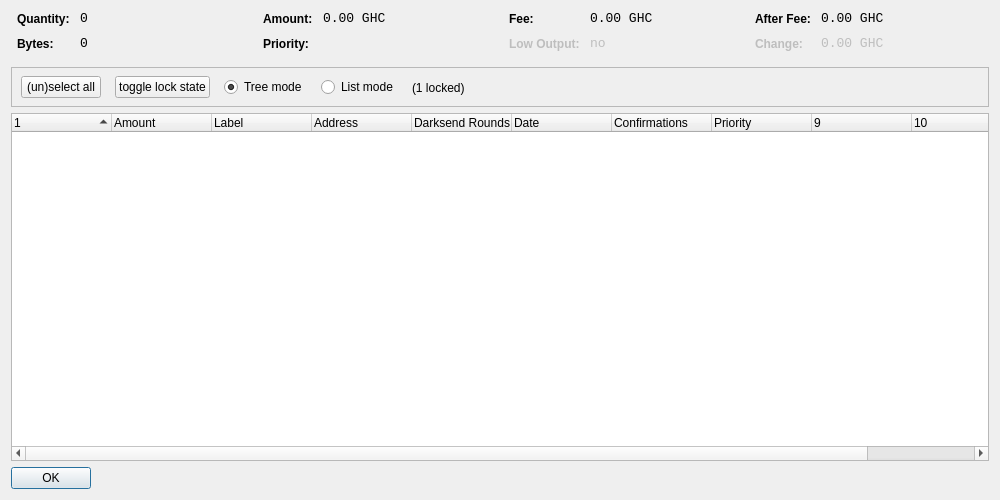
<?xml version="1.0" encoding="UTF-8"?>
<ui version="4.0">
 <class>CoinControlDialog</class>
 <widget class="QDialog" name="CoinControlDialog">
  <property name="geometry">
   <rect>
    <x>0</x>
    <y>0</y>
    <width>1000</width>
    <height>500</height>
   </rect>
  </property>
  <property name="windowTitle">
   <string>Coin Control</string>
  </property>
  <layout class="QVBoxLayout" name="verticalLayout">
   <item>
    <layout class="QHBoxLayout" name="horizontalLayoutTop" stretch="0,0,0,0">
     <property name="topMargin">
      <number>0</number>
     </property>
     <property name="bottomMargin">
      <number>10</number>
     </property>
     <item>
      <layout class="QFormLayout" name="formLayoutCoinControl1">
       <property name="horizontalSpacing">
        <number>10</number>
       </property>
       <property name="verticalSpacing">
        <number>10</number>
       </property>
       <property name="leftMargin">
        <number>6</number>
       </property>
       <property name="rightMargin">
        <number>6</number>
       </property>
       <item row="0" column="0">
        <widget class="QLabel" name="labelCoinControlQuantityText">
         <property name="styleSheet">
          <string notr="true">font-weight:bold;</string>
         </property>
         <property name="text">
          <string>Quantity:</string>
         </property>
        </widget>
       </item>
       <item row="0" column="1">
        <widget class="QLabel" name="labelCoinControlQuantity">
         <property name="font">
          <font>
           <family>Monospace</family>
           <pointsize>10</pointsize>
          </font>
         </property>
         <property name="cursor">
          <cursorShape>IBeamCursor</cursorShape>
         </property>
         <property name="contextMenuPolicy">
          <enum>Qt::ActionsContextMenu</enum>
         </property>
         <property name="text">
          <string notr="true">0</string>
         </property>
         <property name="textInteractionFlags">
          <set>Qt::LinksAccessibleByMouse|Qt::TextSelectableByKeyboard|Qt::TextSelectableByMouse</set>
         </property>
        </widget>
       </item>
       <item row="1" column="0">
        <widget class="QLabel" name="labelCoinControlBytesText">
         <property name="styleSheet">
          <string notr="true">font-weight:bold;</string>
         </property>
         <property name="text">
          <string>Bytes:</string>
         </property>
        </widget>
       </item>
       <item row="1" column="1">
        <widget class="QLabel" name="labelCoinControlBytes">
         <property name="font">
          <font>
           <family>Monospace</family>
           <pointsize>10</pointsize>
          </font>
         </property>
         <property name="cursor">
          <cursorShape>IBeamCursor</cursorShape>
         </property>
         <property name="contextMenuPolicy">
          <enum>Qt::ActionsContextMenu</enum>
         </property>
         <property name="text">
          <string notr="true">0</string>
         </property>
         <property name="textInteractionFlags">
          <set>Qt::LinksAccessibleByMouse|Qt::TextSelectableByKeyboard|Qt::TextSelectableByMouse</set>
         </property>
        </widget>
       </item>
      </layout>
     </item>
     <item>
      <layout class="QFormLayout" name="formLayoutCoinControl2">
       <property name="horizontalSpacing">
        <number>10</number>
       </property>
       <property name="verticalSpacing">
        <number>10</number>
       </property>
       <property name="leftMargin">
        <number>6</number>
       </property>
       <property name="rightMargin">
        <number>6</number>
       </property>
       <item row="0" column="0">
        <widget class="QLabel" name="labelCoinControlAmountText">
         <property name="styleSheet">
          <string notr="true">font-weight:bold;</string>
         </property>
         <property name="text">
          <string>Amount:</string>
         </property>
        </widget>
       </item>
       <item row="0" column="1">
        <widget class="QLabel" name="labelCoinControlAmount">
         <property name="font">
          <font>
           <family>Monospace</family>
           <pointsize>10</pointsize>
          </font>
         </property>
         <property name="cursor">
          <cursorShape>IBeamCursor</cursorShape>
         </property>
         <property name="contextMenuPolicy">
          <enum>Qt::ActionsContextMenu</enum>
         </property>
         <property name="text">
          <string notr="true">0.00 GHC</string>
         </property>
         <property name="textInteractionFlags">
          <set>Qt::LinksAccessibleByMouse|Qt::TextSelectableByKeyboard|Qt::TextSelectableByMouse</set>
         </property>
        </widget>
       </item>
       <item row="1" column="0">
        <widget class="QLabel" name="labelCoinControlPriorityText">
         <property name="styleSheet">
          <string notr="true">font-weight:bold;</string>
         </property>
         <property name="text">
          <string>Priority:</string>
         </property>
        </widget>
       </item>
       <item row="1" column="1">
        <widget class="QLabel" name="labelCoinControlPriority">
         <property name="font">
          <font>
           <family>Monospace</family>
           <pointsize>10</pointsize>
          </font>
         </property>
         <property name="cursor">
          <cursorShape>IBeamCursor</cursorShape>
         </property>
         <property name="contextMenuPolicy">
          <enum>Qt::ActionsContextMenu</enum>
         </property>
         <property name="text">
          <string/>
         </property>
         <property name="textInteractionFlags">
          <set>Qt::LinksAccessibleByMouse|Qt::TextSelectableByKeyboard|Qt::TextSelectableByMouse</set>
         </property>
        </widget>
       </item>
      </layout>
     </item>
     <item>
      <layout class="QFormLayout" name="formLayoutCoinControl3">
       <property name="horizontalSpacing">
        <number>10</number>
       </property>
       <property name="verticalSpacing">
        <number>10</number>
       </property>
       <property name="leftMargin">
        <number>6</number>
       </property>
       <property name="rightMargin">
        <number>6</number>
       </property>
       <item row="0" column="0">
        <widget class="QLabel" name="labelCoinControlFeeText">
         <property name="styleSheet">
          <string notr="true">font-weight:bold;</string>
         </property>
         <property name="text">
          <string>Fee:</string>
         </property>
        </widget>
       </item>
       <item row="0" column="1">
        <widget class="QLabel" name="labelCoinControlFee">
         <property name="font">
          <font>
           <family>Monospace</family>
           <pointsize>10</pointsize>
          </font>
         </property>
         <property name="cursor">
          <cursorShape>IBeamCursor</cursorShape>
         </property>
         <property name="contextMenuPolicy">
          <enum>Qt::ActionsContextMenu</enum>
         </property>
         <property name="text">
          <string notr="true">0.00 GHC</string>
         </property>
         <property name="textInteractionFlags">
          <set>Qt::LinksAccessibleByMouse|Qt::TextSelectableByKeyboard|Qt::TextSelectableByMouse</set>
         </property>
        </widget>
       </item>
       <item row="1" column="0">
        <widget class="QLabel" name="labelCoinControlLowOutputText">
         <property name="enabled">
          <bool>false</bool>
         </property>
         <property name="styleSheet">
          <string notr="true">font-weight:bold;</string>
         </property>
         <property name="text">
          <string>Low Output:</string>
         </property>
        </widget>
       </item>
       <item row="1" column="1">
        <widget class="QLabel" name="labelCoinControlLowOutput">
         <property name="enabled">
          <bool>false</bool>
         </property>
         <property name="font">
          <font>
           <family>Monospace</family>
           <pointsize>10</pointsize>
          </font>
         </property>
         <property name="cursor">
          <cursorShape>IBeamCursor</cursorShape>
         </property>
         <property name="contextMenuPolicy">
          <enum>Qt::ActionsContextMenu</enum>
         </property>
         <property name="text">
          <string notr="true">no</string>
         </property>
         <property name="textInteractionFlags">
          <set>Qt::LinksAccessibleByMouse|Qt::TextSelectableByKeyboard|Qt::TextSelectableByMouse</set>
         </property>
        </widget>
       </item>
      </layout>
     </item>
     <item>
      <layout class="QFormLayout" name="formLayoutCoinControl4">
       <property name="horizontalSpacing">
        <number>10</number>
       </property>
       <property name="verticalSpacing">
        <number>10</number>
       </property>
       <property name="leftMargin">
        <number>6</number>
       </property>
       <property name="rightMargin">
        <number>6</number>
       </property>
       <item row="0" column="0">
        <widget class="QLabel" name="labelCoinControlAfterFeeText">
         <property name="styleSheet">
          <string notr="true">font-weight:bold;</string>
         </property>
         <property name="text">
          <string>After Fee:</string>
         </property>
        </widget>
       </item>
       <item row="0" column="1">
        <widget class="QLabel" name="labelCoinControlAfterFee">
         <property name="font">
          <font>
           <family>Monospace</family>
           <pointsize>10</pointsize>
          </font>
         </property>
         <property name="cursor">
          <cursorShape>IBeamCursor</cursorShape>
         </property>
         <property name="contextMenuPolicy">
          <enum>Qt::ActionsContextMenu</enum>
         </property>
         <property name="text">
          <string notr="true">0.00 GHC</string>
         </property>
         <property name="textInteractionFlags">
          <set>Qt::LinksAccessibleByMouse|Qt::TextSelectableByKeyboard|Qt::TextSelectableByMouse</set>
         </property>
        </widget>
       </item>
       <item row="1" column="0">
        <widget class="QLabel" name="labelCoinControlChangeText">
         <property name="enabled">
          <bool>false</bool>
         </property>
         <property name="styleSheet">
          <string notr="true">font-weight:bold;</string>
         </property>
         <property name="text">
          <string>Change:</string>
         </property>
        </widget>
       </item>
       <item row="1" column="1">
        <widget class="QLabel" name="labelCoinControlChange">
         <property name="enabled">
          <bool>false</bool>
         </property>
         <property name="font">
          <font>
           <family>Monospace</family>
           <pointsize>10</pointsize>
          </font>
         </property>
         <property name="cursor">
          <cursorShape>IBeamCursor</cursorShape>
         </property>
         <property name="contextMenuPolicy">
          <enum>Qt::ActionsContextMenu</enum>
         </property>
         <property name="text">
          <string notr="true">0.00 GHC</string>
         </property>
         <property name="textInteractionFlags">
          <set>Qt::LinksAccessibleByMouse|Qt::TextSelectableByKeyboard|Qt::TextSelectableByMouse</set>
         </property>
        </widget>
       </item>
      </layout>
     </item>
    </layout>
   </item>
   <item>
    <widget class="QFrame" name="frame">
     <property name="minimumSize">
      <size>
       <width>0</width>
       <height>40</height>
      </size>
     </property>
     <property name="frameShape">
      <enum>QFrame::StyledPanel</enum>
     </property>
     <property name="frameShadow">
      <enum>QFrame::Sunken</enum>
     </property>
     <widget class="QWidget" name="horizontalLayoutWidget">
      <property name="geometry">
       <rect>
        <x>10</x>
        <y>0</y>
        <width>781</width>
        <height>41</height>
       </rect>
      </property>
      <layout class="QHBoxLayout" name="horizontalLayoutPanel" stretch="0,0,0,0,0">
       <property name="spacing">
        <number>14</number>
       </property>
       <item>
        <widget class="QPushButton" name="pushButtonSelectAll">
         <property name="sizePolicy">
          <sizepolicy hsizetype="Maximum" vsizetype="Fixed">
           <horstretch>0</horstretch>
           <verstretch>0</verstretch>
          </sizepolicy>
         </property>
         <property name="text">
          <string>(un)select all</string>
         </property>
        </widget>
       </item>
        <item>
         <widget class="QPushButton" name="pushButtonToggleLock">
          <property name="sizePolicy">
           <sizepolicy hsizetype="Maximum" vsizetype="Fixed">
            <horstretch>0</horstretch>
            <verstretch>0</verstretch>
           </sizepolicy>
          </property>
          <property name="text">
           <string>toggle lock state</string>
          </property>
          <property name="autoDefault">
           <bool>false</bool>
          </property>
         </widget>
        </item>
       <item>
        <widget class="QRadioButton" name="radioTreeMode">
         <property name="sizePolicy">
          <sizepolicy hsizetype="Maximum" vsizetype="Fixed">
           <horstretch>0</horstretch>
           <verstretch>0</verstretch>
          </sizepolicy>
         </property>
         <property name="text">
          <string>Tree mode</string>
         </property>
         <property name="checked">
          <bool>true</bool>
         </property>
        </widget>
       </item>
       <item>
        <widget class="QRadioButton" name="radioListMode">
         <property name="sizePolicy">
          <sizepolicy hsizetype="Maximum" vsizetype="Fixed">
           <horstretch>0</horstretch>
           <verstretch>0</verstretch>
          </sizepolicy>
         </property>
         <property name="text">
          <string>List mode</string>
         </property>
        </widget>
       </item>
        <item>
         <widget class="QLabel" name="labelLocked">
          <property name="text">
           <string>(1 locked)</string>
          </property>
         </widget>
        </item>
       <item>
        <spacer name="horizontalSpacer">
         <property name="orientation">
          <enum>Qt::Horizontal</enum>
         </property>
         <property name="sizeHint" stdset="0">
          <size>
           <width>40</width>
           <height>20</height>
          </size>
         </property>
        </spacer>
       </item>
      </layout>
     </widget>
    </widget>
   </item>
   <item>
    <widget class="CoinControlTreeWidget" name="treeWidget">
     <property name="contextMenuPolicy">
      <enum>Qt::CustomContextMenu</enum>
     </property>
     <property name="sortingEnabled">
      <bool>false</bool>
     </property>
     <property name="columnCount">
      <number>11</number>
     </property>
     <attribute name="headerShowSortIndicator" stdset="0">
      <bool>true</bool>
     </attribute>
     <attribute name="headerStretchLastSection">
      <bool>false</bool>
     </attribute>
     <column>
      <property name="text">
       <string/>
      </property>
     </column>
     <column>
      <property name="text">
       <string>Amount</string>
      </property>
     </column>
     <column>
      <property name="text">
       <string>Label</string>
      </property>
     </column>
     <column>
      <property name="text">
       <string>Address</string>
      </property>
     </column>
     <column>
      <property name="text">
       <string>Darksend Rounds</string>
      </property>
    </column>
     <column>
      <property name="text">
       <string>Date</string>
      </property>
     </column>
     <column>
      <property name="text">
       <string>Confirmations</string>
      </property>
      <property name="toolTip">
       <string>Confirmed</string>
      </property>
     </column>
     <column>
      <property name="text">
       <string>Priority</string>
      </property>
     </column>
     <column>
      <property name="text">
       <string/>
      </property>
     </column>
     <column>
      <property name="text">
       <string/>
      </property>
     </column>
     <column>
      <property name="text">
       <string/>
      </property>
     </column>
     <column>
      <property name="text">
       <string/>
      </property>
     </column>
    </widget>
   </item>
   <item>
    <widget class="QDialogButtonBox" name="buttonBox">
     <property name="sizePolicy">
      <sizepolicy hsizetype="Maximum" vsizetype="Fixed">
       <horstretch>0</horstretch>
       <verstretch>0</verstretch>
      </sizepolicy>
     </property>
     <property name="orientation">
      <enum>Qt::Horizontal</enum>
     </property>
     <property name="standardButtons">
      <set>QDialogButtonBox::Ok</set>
     </property>
    </widget>
   </item>
  </layout>
 </widget>
 <customwidgets>
  <customwidget>
   <class>CoinControlTreeWidget</class>
   <extends>QTreeWidget</extends>
   <header>coincontroltreewidget.h</header>
  </customwidget>
 </customwidgets>
 <resources/>
 <connections/>
</ui>
